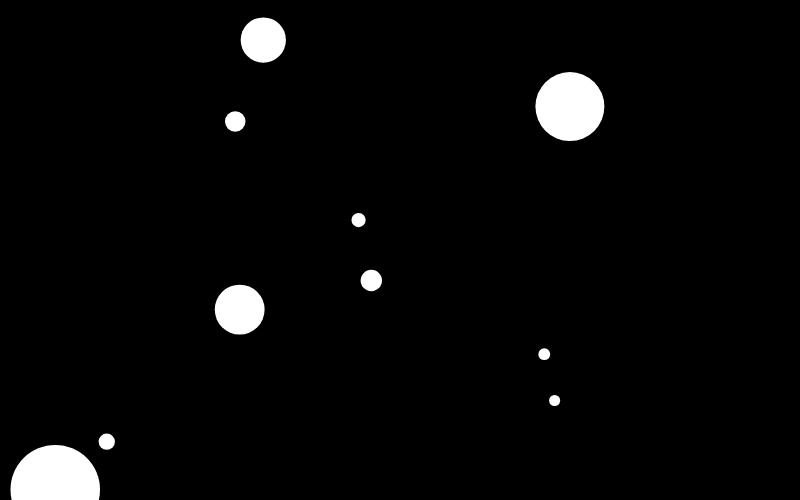
Frame 1 (no input)
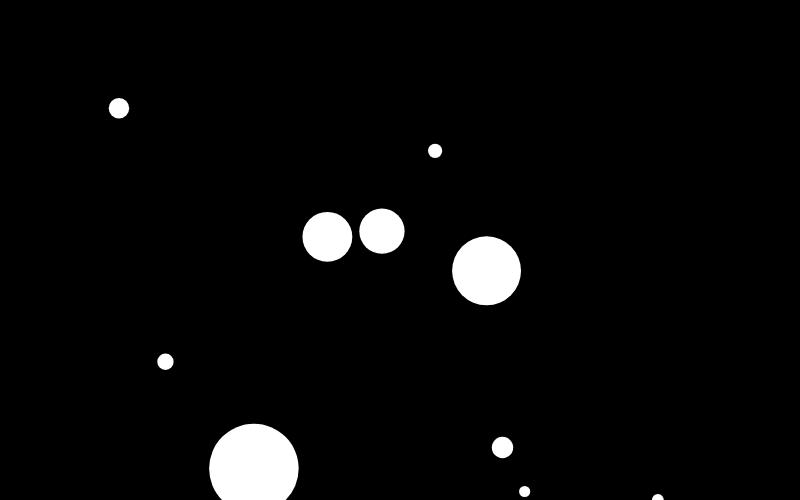
Frame 60 (no input)
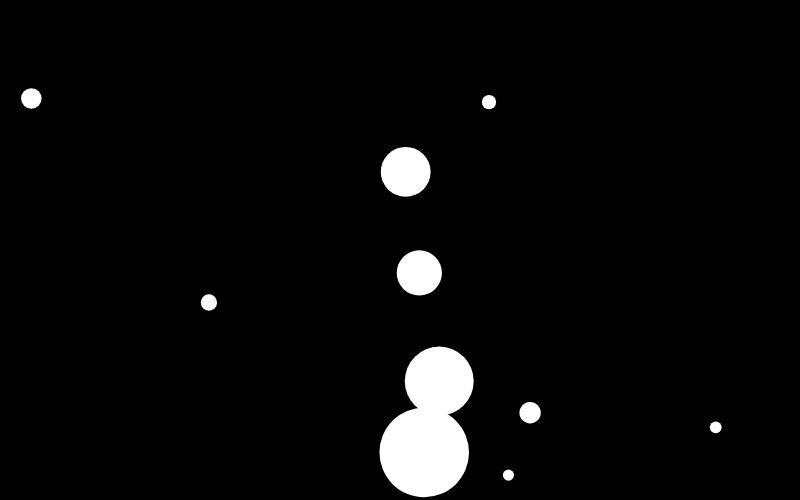
Frame 120 (the mouse pressed at the canvas centre since frame 60)

The p5.js sketch that drew these frames (run headless with seeded random() and noise() and a simulated clock; from frame 60 on, the mouse is pressed at the canvas centre):

// p5.js sketch
// ── sketch.js
var particles = [];

var coResistance = 0.01;

function setup() {
  createCanvas(800, 500);
  background(0);

  for (var i = 0; i < 10; i++) {
    particles.push(new Particle(random(width), random(height), random(1, 15))); // (x,y,mass)
    particles[i].vel = createVector(random(-5, 5), random(-5, 5));
  }
}


function draw() {
  background(0);

  for (var a = 0; a < particles.length; a++) {
    
    // collision
    for (var b = 0; b < particles.length; b++) {
      if (a != b) {
        particles[a].checkCollision(particles[b]);
      }
    }
    
    // resistance
    var resistance = p5.Vector.mult(particles[a].vel, -1);
    resistance.normalize();
    var speed = particles[a].vel.mag();
    var magnitude = speed * speed * coResistance;
    resistance.mult(magnitude);
    particles[a].applyForce(resistance);
    
    particles[a].update();
    particles[a].checkEdges();
    particles[a].display();
  }
}
// ── Particle.js
"use strict";

var coRestitution = 0.98;
var coFriction = 10;

class Particle {
  constructor(x, y, m) {
    this.pos = createVector(x, y);
    this.vel = createVector(0, 0);
    this.acc = createVector(0, 0);
    this.mass = m;
    this.rad = 3 * this.mass;
    this.color = color(255);
  }
  applyForce(f) {
    f.div(this.mass);
    this.acc.add(f);
  }
  checkCollision(other) {
    var distance = this.pos.dist(other.pos);
    if (distance < this.rad + other.rad) {
      // this
      var force = p5.Vector.sub(other.pos, this.pos);
      force.normalize();
      force.mult(-1);
      force.mult(other.vel.mag());
      this.applyForce(force);
      this.vel.mult(coRestitution);

      var friction = p5.Vector.mult(this.vel, -1);
      friction.normalize();
      friction.mult(coFriction);
      friction.limit(this.vel.mag());
      other.applyForce(friction);

      // other
      var force = p5.Vector.sub(this.pos, other.pos);
      force.normalize();
      force.mult(-1);
      force.mult(this.vel.mag());
      other.applyForce(force);
      other.vel.mult(coRestitution);
      
      var friction = p5.Vector.mult(other.vel, -1);
      friction.normalize();
      friction.mult(coFriction);
      friction.limit(other.vel.mag());
      other.applyForce(friction);
    }
  }
  checkEdges() {
    if (this.pos.x < 0) {
      this.pos.x = 0;
      this.vel.x = -this.vel.x;
    } else if (this.pos.x > width) {
      this.pos.x = width;
      this.vel.x = -this.vel.x;
    }
    if (this.pos.y < 0) {
      this.pos.y = 0;
      this.vel.y = -this.vel.y;
    } else if (this.pos.y > height) {
      this.pos.y = height;
      this.vel.y = -this.vel.y;
    }
  }
  update() {
    this.vel.add(this.acc);
    this.pos.add(this.vel);
    this.acc.mult(0);
  }
  display() {
    push();
    translate(this.pos.x, this.pos.y);
    noStroke();
    fill(this.color);
    ellipse(0, 0, this.rad * 2, this.rad * 2);
    pop();
  }
}
